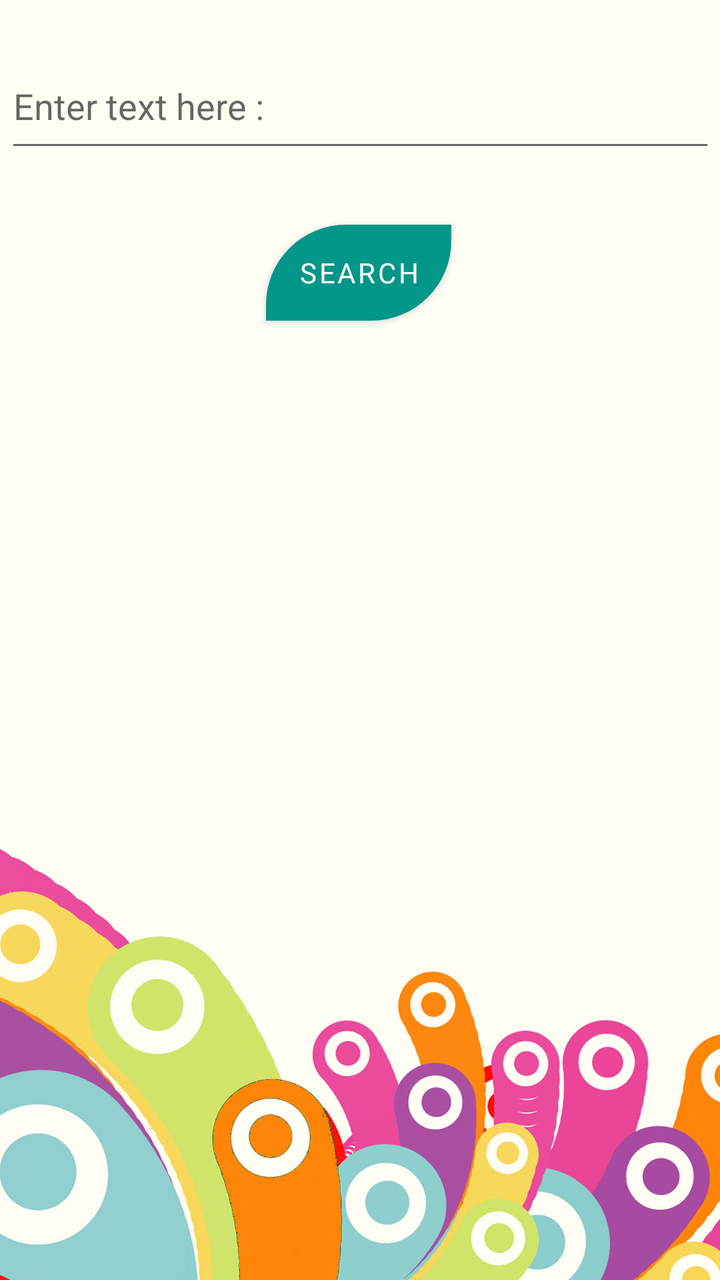
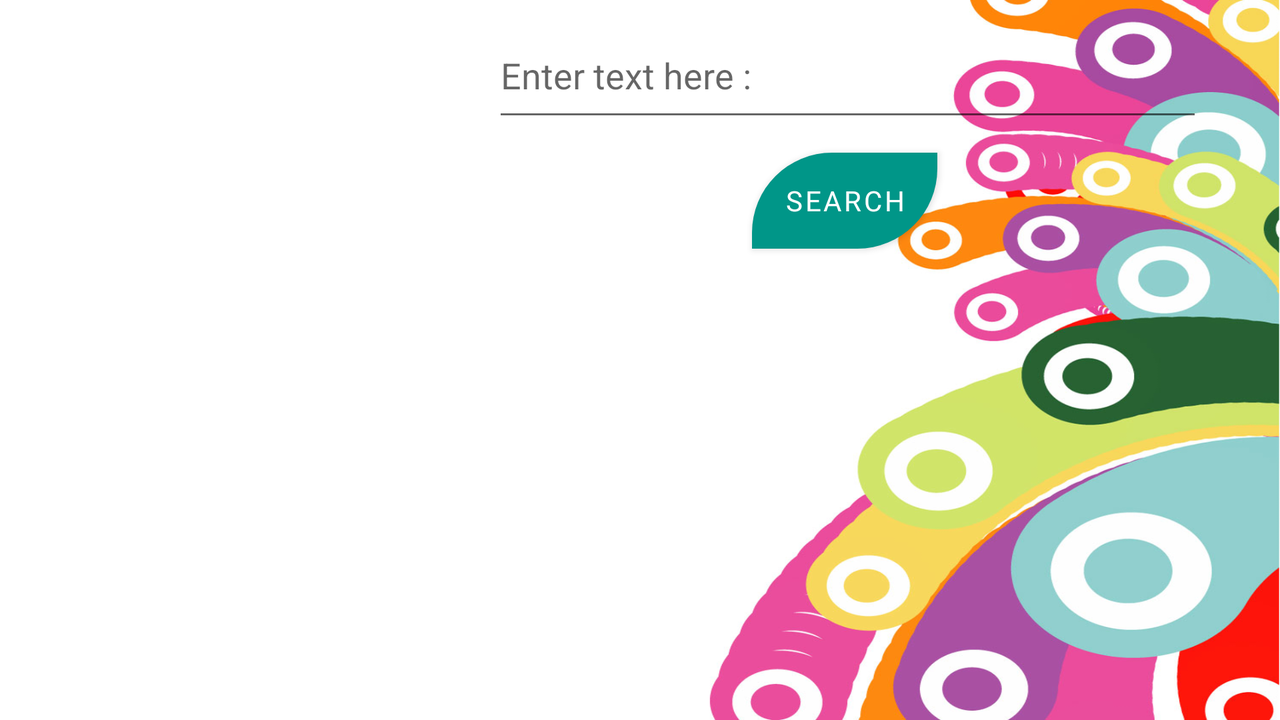

The same Android screen from two of the app's own layout files: first res/layout/ as a phone draws it, then the repository's variant for another configuration, drawn on a device whose configuration selects that folder. Both files follow.
<!-- AndroidManifest.xml: application theme Theme.Mobile_Coursework_02 -->
<!-- res/layout/activity_search_movies.xml -->
<?xml version="1.0" encoding="utf-8"?>
<androidx.constraintlayout.widget.ConstraintLayout xmlns:android="http://schemas.android.com/apk/res/android"
    xmlns:app="http://schemas.android.com/apk/res-auto"
    xmlns:tools="http://schemas.android.com/tools"
    android:layout_width="match_parent"
    android:layout_height="match_parent"
    android:background="@drawable/background"
    tools:context=".SearchMovies">

    <EditText
        android:id="@+id/searchField"
        android:layout_width="355dp"
        android:layout_height="59dp"
        android:ems="10"
        android:inputType="textPersonName"
        android:hint="Enter text here : "
        app:layout_constraintBottom_toBottomOf="parent"
        app:layout_constraintEnd_toEndOf="parent"
        app:layout_constraintStart_toStartOf="parent"
        app:layout_constraintTop_toTopOf="parent"
        app:layout_constraintVertical_bias="0.038" />

    <Button
        android:id="@+id/search"
        android:layout_width="wrap_content"
        android:layout_height="wrap_content"
        android:background="@drawable/button_shapes"
        android:fontFamily="@font/bree_serif"
        android:onClick="search"
        android:text="@string/search"
        app:backgroundTint="#009688"
        app:layout_constraintBottom_toBottomOf="parent"
        app:layout_constraintEnd_toEndOf="parent"
        app:layout_constraintHorizontal_bias="0.498"
        app:layout_constraintStart_toStartOf="parent"
        app:layout_constraintTop_toTopOf="parent"
        app:layout_constraintVertical_bias="0.19" />

    <ListView
        android:id="@+id/searchView"
        android:layout_width="373dp"
        android:layout_height="462dp"
        android:fontFamily="@font/bree_serif"
        app:layout_constraintBottom_toBottomOf="parent"
        app:layout_constraintEnd_toEndOf="parent"
        app:layout_constraintHorizontal_bias="0.421"
        app:layout_constraintStart_toStartOf="parent"
        app:layout_constraintTop_toTopOf="parent"
        app:layout_constraintVertical_bias="0.788" />
</androidx.constraintlayout.widget.ConstraintLayout>
<!-- resources referenced by this layout -->
<resources>
  <!-- drawable background: jpg bitmap (drawable-v24, 365416 bytes) -->
  <!-- drawable button_shapes (drawable) -->
  <?xml version="1.0" encoding="utf-8"?>
  <shape xmlns:android="http://schemas.android.com/apk/res/android"
      android:shape="rectangle">
      <solid android:color="#3498DB" />
      <corners android:bottomRightRadius="40dp"
          android:topLeftRadius="40dp"/>
  </shape>
  <string name="search">Search</string>
  <style name="Theme.Mobile_Coursework_02" parent="Theme.MaterialComponents.DayNight.DarkActionBar">
          
          <item name="colorPrimary">@color/purple_500</item>
          <item name="colorPrimaryVariant">@color/purple_700</item>
          <item name="colorOnPrimary">@color/white</item>
          
          <item name="colorSecondary">@color/teal_200</item>
          <item name="colorSecondaryVariant">@color/teal_700</item>
          <item name="colorOnSecondary">@color/black</item>
          
          <item name="android:statusBarColor" tools:targetApi="l">?attr/colorPrimaryVariant</item>
          
      </style>
</resources>
<!-- res/layout-land/activity_search_movies.xml (the repository's variant of the layout above) -->
<!-- drawn on the phone turned sideways -->
<?xml version="1.0" encoding="utf-8"?>
<androidx.constraintlayout.widget.ConstraintLayout xmlns:android="http://schemas.android.com/apk/res/android"
    xmlns:app="http://schemas.android.com/apk/res-auto"
    xmlns:tools="http://schemas.android.com/tools"
    android:layout_width="match_parent"
    android:layout_height="match_parent"
    android:background="@drawable/bg_landscape"
    tools:context=".SearchMovies">

    <ListView
        android:id="@+id/searchView"
        android:layout_width="317dp"
        android:layout_height="252dp"
        android:fontFamily="@font/bree_serif"
        app:layout_constraintBottom_toBottomOf="parent"
        app:layout_constraintEnd_toEndOf="parent"
        app:layout_constraintHorizontal_bias="0.78"
        app:layout_constraintStart_toStartOf="parent"
        app:layout_constraintTop_toTopOf="parent"
        app:layout_constraintVertical_bias="0.968" />

    <EditText
        android:id="@+id/searchField"
        android:layout_width="355dp"
        android:layout_height="59dp"
        android:ems="10"
        android:hint="Enter text here : "
        android:inputType="textPersonName"
        app:layout_constraintBottom_toBottomOf="parent"
        app:layout_constraintEnd_toEndOf="parent"
        app:layout_constraintHorizontal_bias="0.864"
        app:layout_constraintStart_toStartOf="parent"
        app:layout_constraintTop_toTopOf="parent"
        app:layout_constraintVertical_bias="0.022" />

    <Button
        android:id="@+id/search"
        android:layout_width="wrap_content"
        android:layout_height="wrap_content"
        android:background="@drawable/button_shapes"
        android:fontFamily="@font/bree_serif"
        android:onClick="search"
        android:text="@string/search"
        app:backgroundTint="#009688"
        app:layout_constraintBottom_toBottomOf="parent"
        app:layout_constraintEnd_toEndOf="parent"
        app:layout_constraintHorizontal_bias="0.687"
        app:layout_constraintStart_toStartOf="parent"
        app:layout_constraintTop_toTopOf="parent"
        app:layout_constraintVertical_bias="0.245" />
</androidx.constraintlayout.widget.ConstraintLayout>
<!-- resources referenced by the variant -->
<!-- as the phone turned sideways resolves them -->
<resources>
  <!-- drawable bg_landscape: jpg bitmap (drawable, 120523 bytes) -->
  <!-- drawable button_shapes (drawable) -->
  <?xml version="1.0" encoding="utf-8"?>
  <shape xmlns:android="http://schemas.android.com/apk/res/android"
      android:shape="rectangle">
      <solid android:color="#3498DB" />
      <corners android:bottomRightRadius="40dp"
          android:topLeftRadius="40dp"/>
  </shape>
  <string name="search">Search</string>
  <style name="Theme.Mobile_Coursework_02" parent="Theme.MaterialComponents.DayNight.DarkActionBar">
          
          <item name="colorPrimary">@color/purple_500</item>
          <item name="colorPrimaryVariant">@color/purple_700</item>
          <item name="colorOnPrimary">@color/white</item>
          
          <item name="colorSecondary">@color/teal_200</item>
          <item name="colorSecondaryVariant">@color/teal_700</item>
          <item name="colorOnSecondary">@color/black</item>
          
          <item name="android:statusBarColor" tools:targetApi="l">?attr/colorPrimaryVariant</item>
          
      </style>
</resources>
